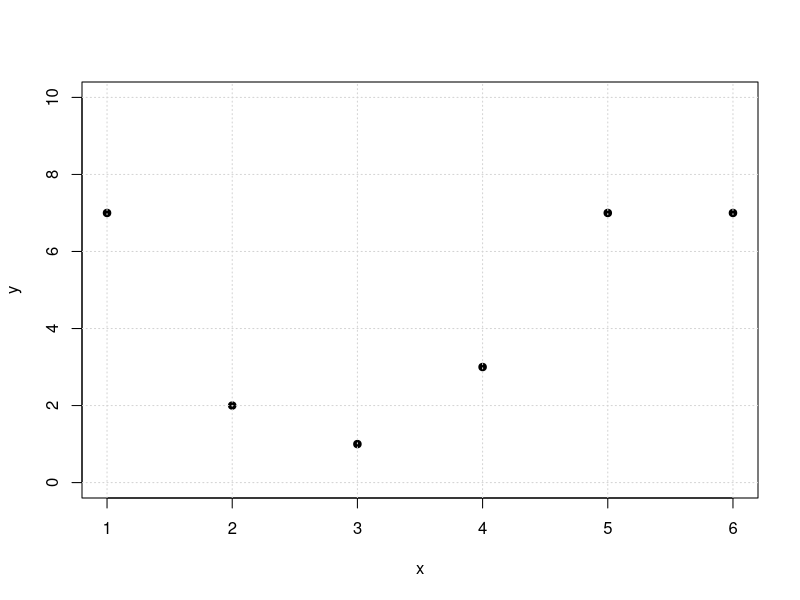
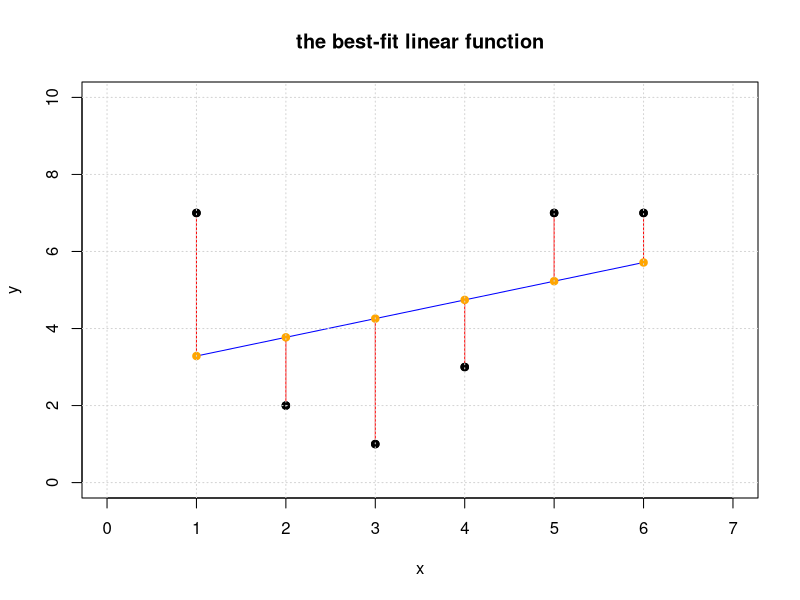
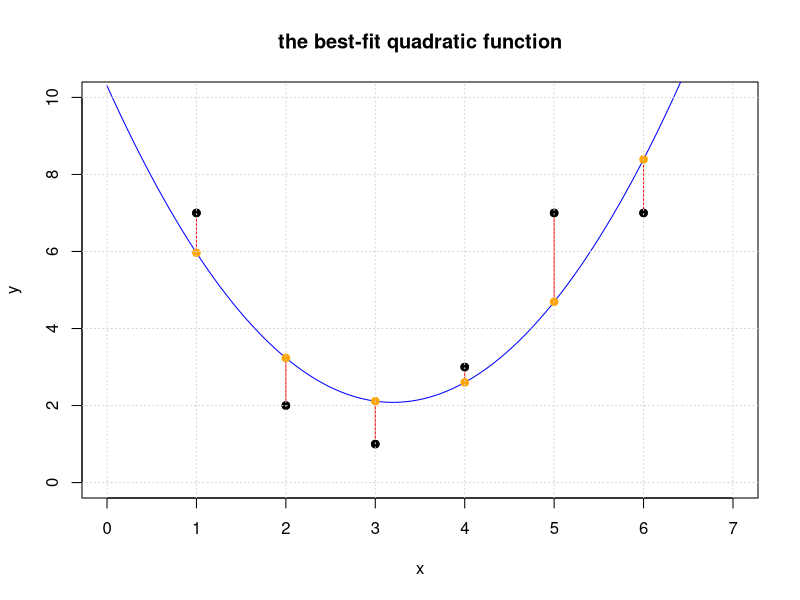
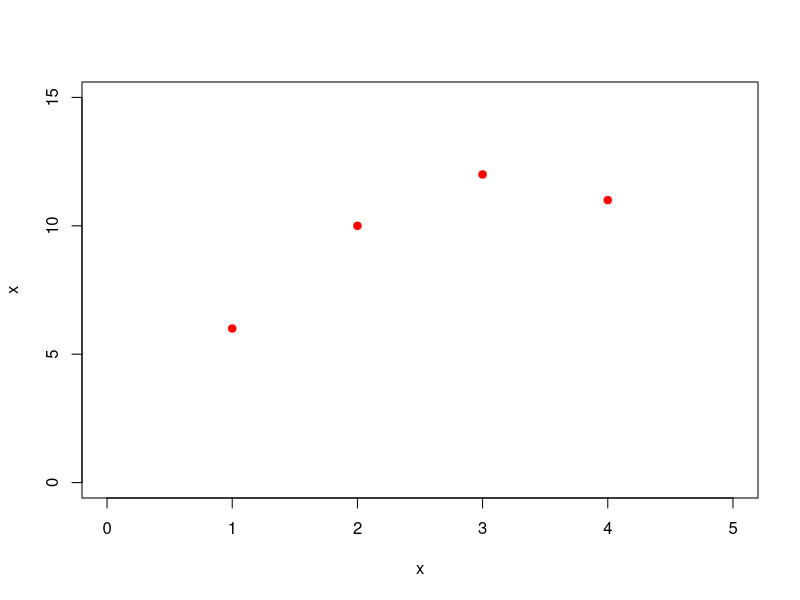
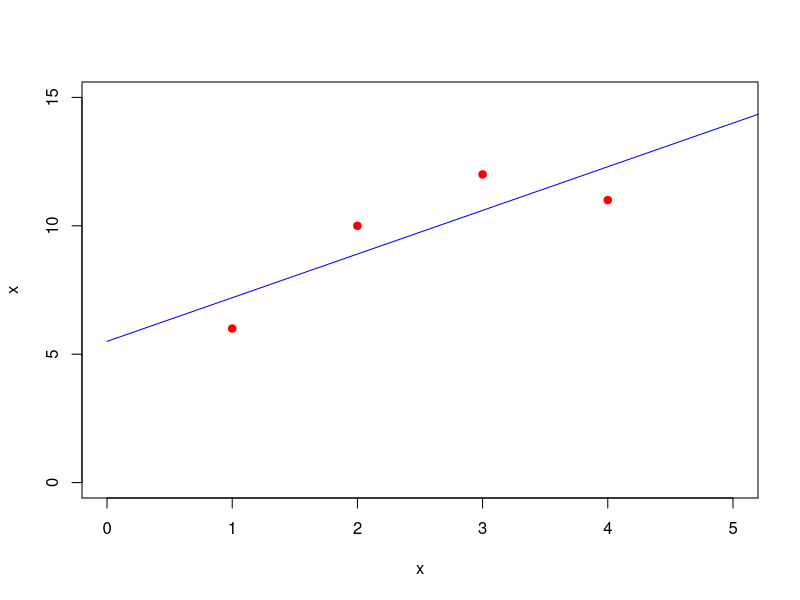
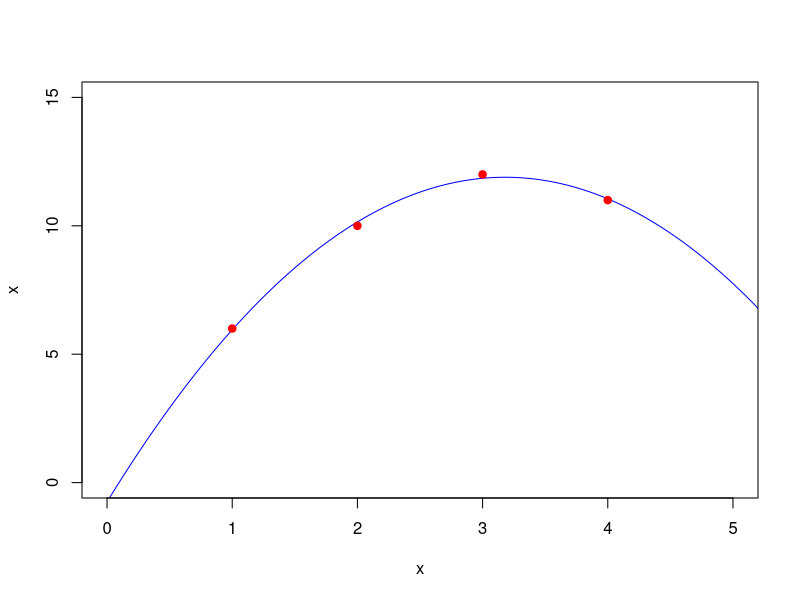
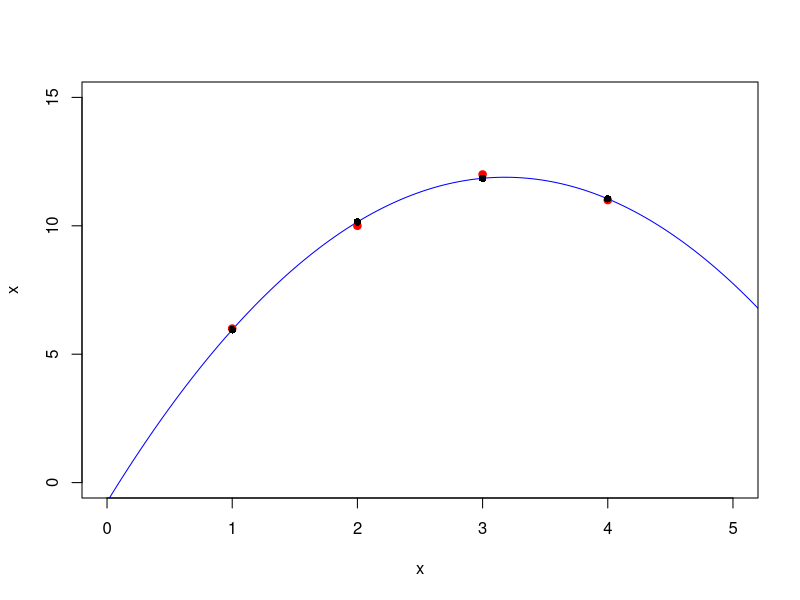

Write the R code that produced these figures, in order.
## ---- chunk 1
require(pracma)
## ---- chunk 2
A = cbind(c(1,1,0),c(1,2,-1))
b = c(1,1,3)
Ab = cbind(A,b)
Ab
rref(Ab)
## ---- chunk 3
t(A) %*% A
t(A) %*% b
## ---- chunk 4
(xhat = solve(t(A) %*% A, t(A) %*% b))
## ---- chunk 5
(bhat = A %*% xhat)
## ---- chunk 6
(r = b - bhat)
sqrt(t(r) %*% r)
## ---- chunk 7
t(A) %*% r
## ---- chunk 8
# Given: the matrix A
A = cbind(c(1,1,0),c(1,2,-1))
# Given: the target vector b
b = c(1,1,3)

#solve the normal equation
(xhat = solve(t(A) %*% A, t(A) %*% b))

# find the projection
(bhat = A %*% xhat)

# find the residual vector
(r = b - bhat)

# check that z is orthogonal to Col(A)
t(A) %*% r

# measure the distance between bhat and b
dot(r,r)
## ---- chunk 9
# Given: the matrix A
A = cbind(c(1,0,1,2),c(2,1,2,1))
# Given: the target vector b
b = c(3,5,9,9)

#solve the normal equation
(xhat = solve(t(A) %*% A, t(A) %*% b))

# find the projection
(bhat = A %*% xhat)

# find the residual vector
(r = b - bhat)

# check that z is orthogonal to Col(A)
t(A) %*% r

# measure the distance between bhat and b
dot(r,r)
## ---- chunk 10
x = c(1,2,3,4,5,6)
y = c(7,2,1,3,7,7)
plot(x,y,pch=19,ylim=c(0,10))
grid()
## ---- chunk 11
(A = cbind(x^0,x))
## ---- chunk 12
t(A) %*% A
t(A) %*% y
## ---- chunk 13
(xhat = solve(t(A) %*% A, t(A) %*% y))
## ---- chunk 14

#plot the original set of points
plot(x,y,pch=19,xlim=c(0,7),ylim=c(0,10), main='the best-fit linear function')

# generate points for the fitted line and plot it
tt = seq(1,6,len=100)  
lines(tt,xhat[1]+xhat[2]*tt,col='blue')

# get yhat
yhat = A %*% xhat

# add the residuals to the plot
for (i in 1:length(x)) {
  lines(c(x[i],x[i]),c(y[i],yhat[i]), col='red')
}

#add yhat to the plot
points(x,yhat,pch=19,col='orange')

#put the original points back on the plot last so we can see them 
points(x,y,pch=19,col="black")
grid()
## ---- chunk 15
yhat = A %*% xhat
r = y - yhat
res=cbind(y,yhat,r)
colnames(res) = c("y","yhat","r")
res
t(A) %*% r
sqrt(t(r) %*% r)
## ---- chunk 16
(A = cbind(x^0,x,x^2))
## ---- chunk 17
t(A) %*% A
t(A) %*% y
## ---- chunk 18
(xhat = solve(t(A) %*% A, t(A) %*% y))
## ---- chunk 19

#plot the original set of points
plot(x,y,pch=19,xlim=c(0,7),ylim=c(0,10), main='the best-fit quadratic function')

# generate points for the fitted line and plot it
tt = seq(0,7,len=100)  
lines(tt,xhat[1]+xhat[2]*tt+xhat[3]*tt^2,col='blue')

# get yhat
yhat = A %*% xhat

# add the residuals to the plot
for (i in 1:length(x)) {
  lines(c(x[i],x[i]),c(y[i],yhat[i]), col='red')
}

#add yhat to the plot
points(x,yhat,pch=19,col='orange')

#put the original points back on the plot last so we can see them 
points(x,y,pch=19,col="black")
grid()
## ---- chunk 20
yhat = A %*% xhat
r = y - yhat
res=cbind(y,yhat,r)
colnames(res) = c("y","yhat","r")
res
t(A) %*% r
sqrt(t(r) %*% r)
## ---- chunk 21
xdata = c(1,2,3,4)
ydata = c(6,10,12,11)
plot(xdata,ydata,xlim=c(0,5),ylim=c(0,15),xlab='x',ylab='x',col='red',pch=19)
## ---- chunk 22
A = cbind(xdata^0,xdata^1)
t(A)%*% A
t(A)%*% ydata
(xhat = solve(t(A)%*%A,t(A)%*%ydata))
## ---- chunk 23
t = seq(0,6,by=.01)
plot(t,xhat[1] + xhat[2]*t,col='blue',xlim=c(0,5),ylim=c(0,15),xlab='x',ylab='x',type='l')
points(xdata,ydata,,col='red',pch=19)
## ---- chunk 24
(yhat = A %*% xhat)
(r = ydata - yhat)
t(A) %*% r
sqrt(t(r) %*% r)
## ---- chunk 25
A = cbind(xdata^0,xdata^1,xdata^2)
t(A)%*% A
t(A)%*% ydata
(xhat = solve(t(A)%*%A,t(A)%*%ydata))
## ---- chunk 26
t = seq(0,6,by=.01)
plot(t,xhat[1] + xhat[2]*t+ xhat[3]*t^2,col='blue',xlim=c(0,5),ylim=c(0,15),xlab='x',ylab='x',type='l')
points(xdata,ydata,,col='red',pch=19)
## ---- chunk 27
(yhat = A %*% xhat)
(r = ydata - yhat)
t(A) %*% r
sqrt(t(r) %*% r)
## ---- chunk 28
t = seq(0,6,by=.01)
plot(t,xhat[1] + xhat[2]*t + xhat[3]*t^2,col='blue',xlim=c(0,5),ylim=c(0,15),xlab='x',ylab='x',type='l')
for (i in 1:length(xdata)){lines(c(xdata[i],xdata[i]),c(ydata[i],yhat[i]),type='l')}
points(xdata,ydata,,col='red',pch=19)
points(xdata,yhat,pch=16)
